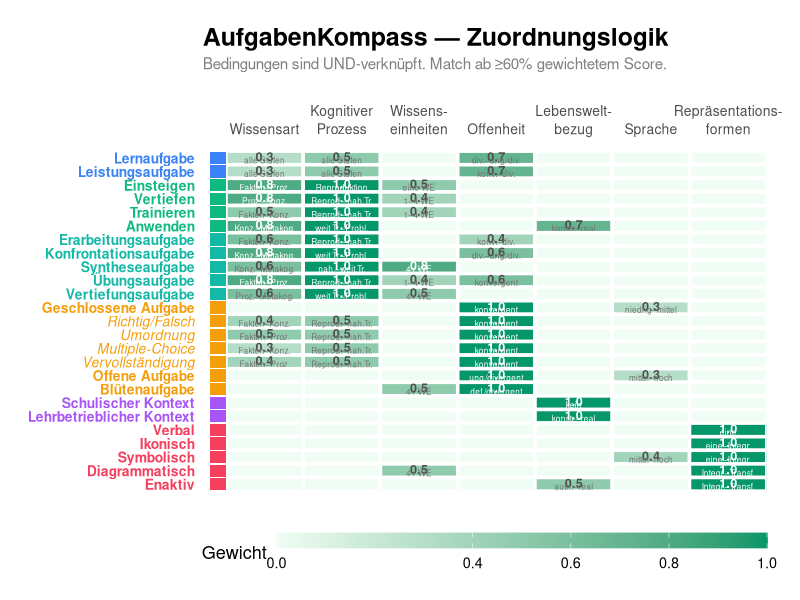

This chart was generated by the following R code:
library(ggplot2)

dimensions <- c(
  "Wissensart", "Kognitiver\nProzess", "Wissens-\neinheiten",
  "Offenheit", "Lebenswelt-\nbezug", "Sprache", "Repräsentations-\nformen"
)

task_types <- c(
  "Lernaufgabe", "Leistungsaufgabe",
  "Einsteigen", "Vertiefen", "Trainieren", "Anwenden",
  "Erarbeitungsaufgabe", "Konfrontationsaufgabe", "Syntheseaufgabe",
  "Übungsaufgabe", "Vertiefungsaufgabe",
  "Geschlossene Aufgabe",
  "  Richtig/Falsch", "  Umordnung", "  Multiple-Choice", "  Vervollständigung",
  "Offene Aufgabe", "Blütenaufgabe",
  "Schulischer Kontext", "Lehrbetrieblicher Kontext",
  "Verbal", "Ikonisch", "Symbolisch", "Diagrammatisch", "Enaktiv"
)

categories <- c(
  rep("Zweck", 2), rep("EVTA", 4), rep("LUKAS", 5),
  rep("Offenheit", 7), rep("Transfer", 2), rep("Repräsentation", 5)
)

weights <- matrix(0, nrow = length(task_types), ncol = length(dimensions),
                  dimnames = list(task_types, dimensions))
accepted <- matrix("", nrow = length(task_types), ncol = length(dimensions),
                   dimnames = list(task_types, dimensions))

# --- Zweck (breiter gefasst, Unterscheidung über Offenheit) ---
weights["Lernaufgabe", c("Kognitiver\nProzess", "Wissensart", "Offenheit")] <- c(0.5, 0.3, 0.7)
accepted["Lernaufgabe", "Kognitiver\nProzess"] <- "alle Stufen"
accepted["Lernaufgabe", "Wissensart"] <- "alle Stufen"
accepted["Lernaufgabe", "Offenheit"] <- "div.–ung./div."

weights["Leistungsaufgabe", c("Kognitiver\nProzess", "Wissensart", "Offenheit")] <- c(0.5, 0.3, 0.7)
accepted["Leistungsaufgabe", "Kognitiver\nProzess"] <- "alle Stufen"
accepted["Leistungsaufgabe", "Wissensart"] <- "alle Stufen"
accepted["Leistungsaufgabe", "Offenheit"] <- "konv.–div."

# --- EVTA ---
weights["Einsteigen", c("Wissensart", "Kognitiver\nProzess", "Wissens-\neinheiten")] <- c(0.8, 1.0, 0.5)
accepted["Einsteigen", "Wissensart"] <- "Fakten–Proz."
accepted["Einsteigen", "Kognitiver\nProzess"] <- "Reproduktion"
accepted["Einsteigen", "Wissens-\neinheiten"] <- "eine WE"

weights["Vertiefen", c("Wissensart", "Kognitiver\nProzess", "Wissens-\neinheiten")] <- c(0.8, 1.0, 0.4)
accepted["Vertiefen", "Wissensart"] <- "Proz.–Konz."
accepted["Vertiefen", "Kognitiver\nProzess"] <- "Reprod.–nah.Tr."
accepted["Vertiefen", "Wissens-\neinheiten"] <- "1–4 WE"

weights["Trainieren", c("Wissensart", "Kognitiver\nProzess", "Wissens-\neinheiten")] <- c(0.5, 1.0, 0.4)
accepted["Trainieren", "Wissensart"] <- "Fakten–Konz."
accepted["Trainieren", "Kognitiver\nProzess"] <- "Reprod.–nah.Tr."
accepted["Trainieren", "Wissens-\neinheiten"] <- "1–4 WE"

weights["Anwenden", c("Wissensart", "Kognitiver\nProzess", "Lebenswelt-\nbezug")] <- c(0.8, 1.0, 0.7)
accepted["Anwenden", "Wissensart"] <- "Konz.–Metakog."
accepted["Anwenden", "Kognitiver\nProzess"] <- "weit.Tr.–Probl."
accepted["Anwenden", "Lebenswelt-\nbezug"] <- "konstr.–real"

# --- LUKAS ---
weights["Erarbeitungsaufgabe", c("Wissensart", "Kognitiver\nProzess", "Offenheit")] <- c(0.6, 1.0, 0.4)
accepted["Erarbeitungsaufgabe", "Wissensart"] <- "Fakten–Konz."
accepted["Erarbeitungsaufgabe", "Kognitiver\nProzess"] <- "Reprod.–nah.Tr."
accepted["Erarbeitungsaufgabe", "Offenheit"] <- "konv.–div."

weights["Konfrontationsaufgabe", c("Wissensart", "Kognitiver\nProzess", "Offenheit")] <- c(0.8, 1.0, 0.6)
accepted["Konfrontationsaufgabe", "Wissensart"] <- "Konz.–Metakog."
accepted["Konfrontationsaufgabe", "Kognitiver\nProzess"] <- "weit.Tr.–Probl."
accepted["Konfrontationsaufgabe", "Offenheit"] <- "div.–ung./div."

weights["Syntheseaufgabe", c("Wissensart", "Kognitiver\nProzess", "Wissens-\neinheiten")] <- c(0.6, 1.0, 0.8)
accepted["Syntheseaufgabe", "Wissensart"] <- "Konz.–Metakog."
accepted["Syntheseaufgabe", "Kognitiver\nProzess"] <- "nah.–weit.Tr."
accepted["Syntheseaufgabe", "Wissens-\neinheiten"] <- "4+ WE"

weights["Übungsaufgabe", c("Wissensart", "Kognitiver\nProzess", "Wissens-\neinheiten", "Offenheit")] <- c(0.8, 1.0, 0.4, 0.6)
accepted["Übungsaufgabe", "Wissensart"] <- "Fakten–Proz."
accepted["Übungsaufgabe", "Kognitiver\nProzess"] <- "Reprod.–nah.Tr."
accepted["Übungsaufgabe", "Wissens-\neinheiten"] <- "1–4 WE"
accepted["Übungsaufgabe", "Offenheit"] <- "konvergent"

weights["Vertiefungsaufgabe", c("Wissensart", "Kognitiver\nProzess", "Wissens-\neinheiten")] <- c(0.6, 1.0, 0.5)
accepted["Vertiefungsaufgabe", "Wissensart"] <- "Proz.–Metakog."
accepted["Vertiefungsaufgabe", "Kognitiver\nProzess"] <- "weit.Tr.–Probl."
accepted["Vertiefungsaufgabe", "Wissens-\neinheiten"] <- "4+ WE"

# --- Offenheit (mit Sprache-Einfluss) ---
weights["Geschlossene Aufgabe", c("Offenheit", "Sprache")] <- c(1.0, 0.3)
accepted["Geschlossene Aufgabe", "Offenheit"] <- "konvergent"
accepted["Geschlossene Aufgabe", "Sprache"] <- "niedrig–mittel"

weights["  Richtig/Falsch", c("Offenheit", "Kognitiver\nProzess", "Wissensart")] <- c(1.0, 0.5, 0.4)
accepted["  Richtig/Falsch", "Offenheit"] <- "konvergent"
accepted["  Richtig/Falsch", "Kognitiver\nProzess"] <- "Reprod.–nah.Tr."
accepted["  Richtig/Falsch", "Wissensart"] <- "Fakten–Konz."

weights["  Umordnung", c("Offenheit", "Kognitiver\nProzess", "Wissensart")] <- c(1.0, 0.5, 0.5)
accepted["  Umordnung", "Offenheit"] <- "konvergent"
accepted["  Umordnung", "Kognitiver\nProzess"] <- "Reprod.–nah.Tr."
accepted["  Umordnung", "Wissensart"] <- "Fakten–Proz."

weights["  Multiple-Choice", c("Offenheit", "Kognitiver\nProzess", "Wissensart")] <- c(1.0, 0.5, 0.3)
accepted["  Multiple-Choice", "Offenheit"] <- "konvergent"
accepted["  Multiple-Choice", "Kognitiver\nProzess"] <- "Reprod.–nah.Tr."
accepted["  Multiple-Choice", "Wissensart"] <- "Fakten–Konz."

weights["  Vervollständigung", c("Offenheit", "Kognitiver\nProzess", "Wissensart")] <- c(1.0, 0.5, 0.4)
accepted["  Vervollständigung", "Offenheit"] <- "konvergent"
accepted["  Vervollständigung", "Kognitiver\nProzess"] <- "Reprod.–nah.Tr."
accepted["  Vervollständigung", "Wissensart"] <- "Fakten–Proz."

weights["Offene Aufgabe", c("Offenheit", "Sprache")] <- c(1.0, 0.3)
accepted["Offene Aufgabe", "Offenheit"] <- "ung./divergent"
accepted["Offene Aufgabe", "Sprache"] <- "mittel–hoch"

weights["Blütenaufgabe", c("Offenheit", "Wissens-\neinheiten")] <- c(1.0, 0.5)
accepted["Blütenaufgabe", "Offenheit"] <- "def./divergent"
accepted["Blütenaufgabe", "Wissens-\neinheiten"] <- "4+ WE"

# --- Transfer (BKU: konstruiert = lehrbetrieblich) ---
weights["Schulischer Kontext", "Lebenswelt-\nbezug"] <- 1.0
accepted["Schulischer Kontext", "Lebenswelt-\nbezug"] <- "kein"

weights["Lehrbetrieblicher Kontext", "Lebenswelt-\nbezug"] <- 1.0
accepted["Lehrbetrieblicher Kontext", "Lebenswelt-\nbezug"] <- "konstr.–real"

# --- Repräsentation (Verbal ohne Sprache-Einschränkung) ---
weights["Verbal", "Repräsentations-\nformen"] <- 1.0
accepted["Verbal", "Repräsentations-\nformen"] <- "eine"

weights["Ikonisch", "Repräsentations-\nformen"] <- 1.0
accepted["Ikonisch", "Repräsentations-\nformen"] <- "eine–Integr."

weights["Symbolisch", c("Repräsentations-\nformen", "Sprache")] <- c(1.0, 0.4)
accepted["Symbolisch", "Repräsentations-\nformen"] <- "eine–Integr."
accepted["Symbolisch", "Sprache"] <- "mittel–hoch"

weights["Diagrammatisch", c("Repräsentations-\nformen", "Wissens-\neinheiten")] <- c(1.0, 0.5)
accepted["Diagrammatisch", "Repräsentations-\nformen"] <- "Integr.–Transf."
accepted["Diagrammatisch", "Wissens-\neinheiten"] <- "4+ WE"

weights["Enaktiv", c("Repräsentations-\nformen", "Lebenswelt-\nbezug")] <- c(1.0, 0.5)
accepted["Enaktiv", "Repräsentations-\nformen"] <- "Integr.–Transf."
accepted["Enaktiv", "Lebenswelt-\nbezug"] <- "auth.–real"

# --- Plot ---
df <- expand.grid(Aufgabentyp = task_types, Dimension = dimensions, stringsAsFactors = FALSE)
df$Gewicht <- mapply(function(a, d) weights[a, d], df$Aufgabentyp, df$Dimension)
df$Stufen <- mapply(function(a, d) accepted[a, d], df$Aufgabentyp, df$Dimension)
df$Kategorie <- categories[match(df$Aufgabentyp, task_types)]

df$Aufgabentyp <- factor(df$Aufgabentyp, levels = rev(task_types))
df$Dimension <- factor(df$Dimension, levels = dimensions)

cat_colors <- c(
  "Zweck" = "#3b82f6", "EVTA" = "#10b981", "LUKAS" = "#14b8a6",
  "Offenheit" = "#f59e0b", "Transfer" = "#a855f7", "Repräsentation" = "#f43f5e"
)
label_colors <- cat_colors[categories[match(rev(task_types), task_types)]]
is_sub <- grepl("^  ", rev(task_types))
label_face <- ifelse(is_sub, "italic", "bold")

p <- ggplot(df, aes(x = Dimension, y = Aufgabentyp)) +
  geom_tile(aes(fill = Gewicht), color = "white", linewidth = 1.2) +
  geom_text(aes(label = ifelse(Gewicht > 0, sprintf("%.1f", Gewicht), "")),
    size = 3.2, fontface = "bold", nudge_y = 0.12,
    color = ifelse(df$Gewicht >= 0.8, "white", "grey30")) +
  geom_text(aes(label = Stufen), size = 2.1, nudge_y = -0.15,
    color = ifelse(df$Gewicht >= 0.8, "white", "grey45")) +
  scale_fill_gradient(low = "#f0fdf4", high = "#059669", limits = c(0, 1),
    breaks = c(0, 0.4, 0.6, 0.8, 1.0), name = "Gewicht") +
  annotate("rect", xmin = 0.3, xmax = 0.5,
    ymin = as.numeric(factor(rev(task_types), levels = rev(task_types))) - 0.45,
    ymax = as.numeric(factor(rev(task_types), levels = rev(task_types))) + 0.45,
    fill = unname(label_colors)) +
  scale_x_discrete(position = "top", expand = expansion(add = c(0.8, 0.5))) +
  labs(title = "AufgabenKompass — Zuordnungslogik",
    subtitle = "Bedingungen sind UND-verknüpft. Match ab \u226560% gewichtetem Score.",
    x = NULL, y = NULL) +
  theme_minimal(base_size = 13) +
  theme(
    plot.title = element_text(face = "bold", size = 18, margin = margin(b = 4)),
    plot.subtitle = element_text(color = "grey50", size = 11, margin = margin(b = 20)),
    axis.text.x.top = element_text(size = 10, lineheight = 1.1, vjust = 0, margin = margin(b = 8)),
    axis.text.y = element_text(size = 10, color = unname(label_colors), face = label_face),
    panel.grid = element_blank(),
    legend.position = "bottom", legend.key.width = unit(2.5, "cm"),
    legend.key.height = unit(0.4, "cm"), legend.margin = margin(t = 16),
    plot.margin = margin(20, 24, 20, 20))

ggsave("public/zuordnungslogik.png", p, width = 12, height = 13, dpi = 150, bg = "white")
cat("Diagram saved to public/zuordnungslogik.png\n")
